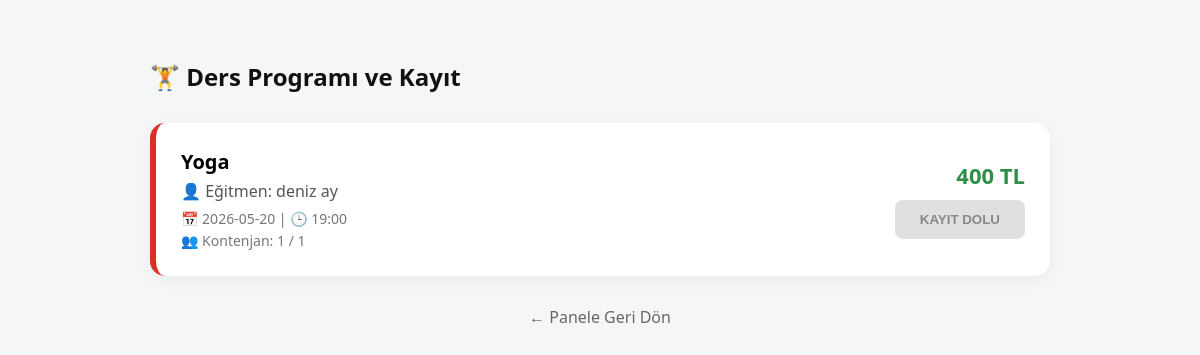
The page /uye-paneli/ders-kayit/3 on the database its author committed.
### tables this page shows
CREATE TABLE "Dersler" (
	"Id"	INTEGER UNIQUE,
	"Ders_Adi"	TEXT,
	"Hoca_Adi"	TEXT,
	"Ucret"	INTEGER,
	"Ders_Tarihi"	TEXT,
	"Ders_Saati"	TEXT,
	"Kontenjan"	INTEGER,
	PRIMARY KEY("Id" AUTOINCREMENT)
);

### spor_tesisi.py (the view, shortened to what this page needs)
@app.route('/uye-paneli/ders-kayit/<int:uye_id>', methods=['GET', 'POST'])
def ders_kayit(uye_id):
    conn = get_db_connection()
    dersler = conn.execute('''
        SELECT
            Id,
            Ders_Adi,
            Hoca_Adi,
            Ders_Tarihi,
            Ders_Saati,
            Kontenjan,
            Ucret,
            (SELECT COUNT(*) FROM DersKayitlari dk WHERE dk.Ders_Id = Dersler.Id) as Doluluk
        FROM Dersler
    ''').fetchall()
    conn.close()
    return render_template('ders_kayit.html', dersler=dersler, uye_id=uye_id)

### spor_tesisi.py (called while the page is built)
def get_db_connection():
    conn = sqlite3.connect('spor_salonu.db')
    conn.row_factory = sqlite3.Row
    return conn

### templates/ders_kayit.html (shortened to what this page needs)
<!DOCTYPE html>
<html lang="tr">
<head>
</head>
<body>
<div class="container">
    <h2>🏋️ Ders Programı ve Kayıt</h2>
    {% for ders in dersler %}
    <div class="ders-karti {% if ders['Doluluk'] >= ders['Kontenjan'] %}kontenjan-dolu{% else %}kontenjan-musait{% endif %}">
        <div class="info-section">
            <b>{{ ders['Ders_Adi'] }}</b> <br>
            <span>👤 Eğitmen: {{ ders['Hoca_Adi'] }}</span>
            <small>📅 {{ ders['Ders_Tarihi'] }} | 🕒 {{ ders['Ders_Saati'] }}</small> <br>
            <small>👥 Kontenjan: {{ ders['Doluluk'] }} / {{ ders['Kontenjan'] }}</small>
        </div>
        <div class="action-section">
            <div class="fiyat">{{ ders['Ucret'] }} TL</div>
            <form method="POST">
                {% if ders['Doluluk'] >= ders['Kontenjan'] %}
                    <button type="button" class="btn-kayit btn-dolu" disabled>KAYIT DOLU</button>
                {% else %}
                    <button type="submit" class="btn-kayit">Kayıt Ol</button>
                {% endif %}
            </form>
        </div>
    </div>
    {% endfor %}
    <a href="/uye-paneli/{{ uye_id }}" class="back-link">← Panele Geri Dön</a>
</div>
</body>
</html>

### templates/ders_kayit.html (style rules this page uses)
body { font-family: 'Segoe UI', Tahoma, Geneva, Verdana, sans-serif; background: #f4f7f6; padding: 40px; margin: 0; }
.container { max-width: 900px; margin: auto; }
h2 { color: #111; margin-bottom: 30px; }
.ders-karti { background: white; padding: 25px; border-radius: 15px; margin-bottom: 20px; display: flex; justify-content: space-between; align-items: center; box-shadow: 0 4px 15px rgba(0,0,0,0.05); transition: 0.3s; }
.kontenjan-dolu { border-left: 6px solid #d93025; }
.info-section b { font-size: 20px; color: #000; text-transform: capitalize; }
.info-section span { color: #555; display: block; margin: 5px 0; }
.info-section small { color: #777; font-size: 14px; }
.action-section { text-align: right; }
.fiyat { font-size: 22px; color: #2d8e47; font-weight: bold; margin-bottom: 10px; }
.btn-kayit { background: #1a73e8; color: white; border: none; padding: 12px 25px; border-radius: 8px; cursor: pointer; font-weight: bold; transition: 0.3s; }
.btn-dolu { background: #e0e0e0; color: #888; cursor: not-allowed; }
.back-link { display: block; text-align: center; margin-top: 30px; color: #666; text-decoration: none; font-weight: 500; }

### rows shown on the page
Dersler: Ders_Adi "Yoga", Hoca_Adi "deniz ay", Ders_Tarihi "2026-05-20", Ders_Saati "19:00", Doluluk "1", Kontenjan "1", Ucret "400", shows "KAYIT DOLU"
